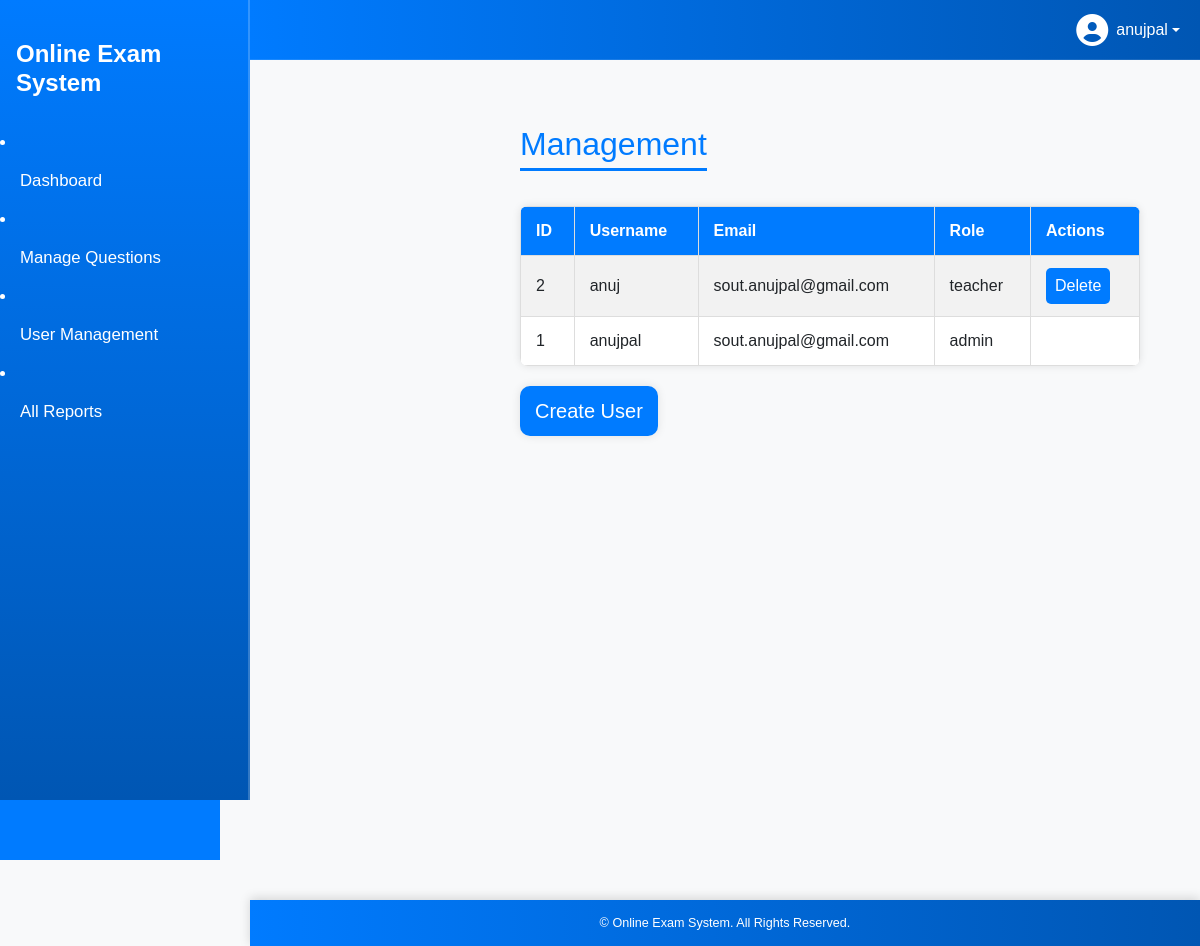
The app's page /auth/admin/users/ (signed in) with its own data.
### authentication/models.py (models this page shows)
class CustomUser(AbstractUser):
    USER_TYPE_CHOICES = (
        (1, 'admin'),
        (2, 'teacher'),
        (3, 'student'),
    )
    user_type = models.PositiveSmallIntegerField(choices=USER_TYPE_CHOICES, default=1)  # default = admin

### authentication/views.py (the view)
# urls.py: path('admin/users/', admin_users, name='admin_users'),
@login_required
def admin_users(request):
    if request.user.user_type != 1:
        return redirect('home')
    users = CustomUser.objects.all().order_by('username')
    return render(request, 'authentication/admin_users.html', { 'users': users })

### templates/authentication/admin_users.html (shortened to what this page needs)
{% extends 'base.html' %}
{% load static %}
{% block content %}
<link rel="stylesheet" type="text/css" href="{% static 'css/dashboard.css' %}">
<div class="dashboard-container">
  <div class="dashboard-sidebar">
    <h2>Management</h2>
    <a href="{% url 'questions_list' %}">Manage Questions</a>
    <a href="{% url 'admin_users' %}">Manage Users</a>
    <a href="{% url 'admin_activity' %}">Reports</a>
  </div>
  <div class="dashboard-main">
        <h2>Management</h2>
    <table>
      <tr>
        <th>ID</th>
        <th>Username</th>
        <th>Email</th>
        <th>Role</th>
        <th>Actions</th>
      </tr>
      {% for u in users %}
      <tr>
        <td>{{ u.id }}</td>
        <td>{{ u.username }}</td>
        <td>{{ u.email }}</td>
        <td>{{ u.get_user_type_display }}</td>
        <td>
          {% if u.id != user.id %}
          <form method="POST" action="{% url 'admin_delete_user' u.id %}" style="display:inline;">
            <button type="submit" onclick="return confirm('Delete user {{ u.username }}?')">Delete</button>
          </form>
          {% endif %}
        </td>
      </tr>
      {% endfor %}
    </table>
    <a href="{% url 'admin_create_user' %}" class="create-user-box">Create User</a>
  </div>
</div>
{% endblock %}

### templates/base.html (shortened to what this page needs)
{% load static %}
<!DOCTYPE html>
<html lang="en">
<head>
    <link href="https://cdn.jsdelivr.net/npm/bootstrap@5.3.3/dist/css/bootstrap.min.css" rel="stylesheet" />
    <link rel="stylesheet" href="https://cdnjs.cloudflare.com/ajax/libs/font-awesome/6.4.0/css/all.min.css" />
</head>
<body>
<div class="sidebar d-flex flex-column pt-4">
    <a class="navbar-brand px-3 mb-4" href="{% url 'dashboard_home' %}">Online Exam System</a>
    {% if user.is_authenticated %}
            {% if user.user_type == 1 %}
                <li class="nav-item"><a class="nav-link" href="{% url 'dashboard_home' %}">Dashboard</a></li>
                <li class="nav-item"><a class="nav-link" href="{% url 'questions_list' %}">Manage Questions</a></li>
                <li class="nav-item"><a class="nav-link" href="{% url 'admin_users' %}">User Management</a></li>
                <li class="nav-item"><a class="nav-link" href="{% url 'admin_activity' %}">All Reports</a></li>
            {% endif %}
        {% else %}
            <li class="nav-item"><a class="nav-link" href="{% url 'login' %}">Login</a></li>
            <li class="nav-item"><a class="nav-link" href="{% url 'register' %}">Register</a></li>
        {% endif %}
</div>
<nav class="top-navbar">
    {% if user.is_authenticated %}
    <ul class="navbar-nav ms-auto mb-0">
      <li class="nav-item dropdown">
        <a class="nav-link dropdown-toggle d-flex align-items-center" href="#" id="profileDropdown" role="button" data-bs-toggle="dropdown" aria-expanded="false">
          <i class="fa-solid fa-user-circle fa-2x me-2"></i>
          {{ user.username }}
        </a>
      </li>
    </ul>
    {% endif %}
</nav>
<div class="main-content">
    <main>
        {% block content %}
        {% endblock %}
    </main>
</div>
<footer>
    <small>&copy; {{ now|date:"Y" }} Online Exam System. All Rights Reserved.</small>
</footer>
</body>
</html>

### static/css/dashboard.css (style rules this page uses)
body { font-family: 'Poppins', sans-serif; background-color: #f8f9fa; min-height: 100vh; margin: 0; padding: 0; box-sizing: border-box; }
h2 { color: #007bff; margin-bottom: 20px; margin-top: 30px; }
.create-user-box { background: #fff; padding: 20px 30px; border-radius: 10px; box-shadow: 0 0 10px rgba(0,0,0,0.1); width: 100%; max-width: 700px; }
.create-user-box { background: #007bff; color: white !important; padding: 10px 15px; border-radius: 10px; display: inline-block; margin-bottom: 20px; text-decoration: none; font-weight: 500; font-size: 20px; transition: background 0.2s, transform 0.2s; margin-top: 20px; width: fit-content; }
.dashboard-main button { background: #007bff; color: white; border: none; padding: 6px 9px; border-radius: 5px; cursor: pointer; transition: background 0.2s; }
.dashboard-container { display: flex; min-height: 100vh; }
.dashboard-sidebar { width: 220px; background: #007bff; color: white; padding: 20px; flex-shrink: 0; height: 100vh; position: fixed; top: 60px; left: 0; overflow-y: auto; }
.dashboard-sidebar h2 { margin-bottom: 1rem; margin-top: 10px; padding-bottom: 8px; border-bottom: 2px solid rgba(255,255,255,0.3); color: white; }
.dashboard-sidebar a { display: block; color: white; padding: 10px 0; text-decoration: none; font-weight: 500; border-radius: 5px; transition: background 0.2s; }
.dashboard-main { margin-left: 220px; flex-grow: 1; padding: 10px; width: calc(100% - 220px); margin-top: 5px; text-align: left; }
.dashboard-main h2 { border-bottom: 3px solid #007bff; padding-bottom: 8px; margin-bottom: 20px; color: #007bff; }
.dashboard-main table { border-collapse: collapse; width: 100%; background: #fff; border-radius: 8px; overflow: hidden; box-shadow: 0 0 8px rgba(0,0,0,0.1); margin-top: 20px; }
.dashboard-main h2 { color: #007bff; margin-bottom: 15px; border-bottom: 3px solid #007bff; display: inline-block; padding-bottom: 5px; }
.dashboard-main th, .dashboard-main td { padding: 12px 15px; text-align: left; border: 1px solid #ddd; }
.dashboard-main th { background-color: #007bff; color: white; }
.dashboard-main tr:nth-child(even) { background-color: #f2f2f2; }
.dashboard-main a { color: #007bff; text-decoration: none; font-weight: 500; }

### templates/base.html (style rules this page uses)
body { font-family: 'Poppins', sans-serif; background-color: #f8f9fa; min-height: 100vh; margin: 0; display: flex; flex-direction: column; }
.sidebar { width: 250px; background: linear-gradient(180deg, #007bff, #0056b3); min-height: 100vh; color: #fff; position: fixed; font-family: 'Poppins', sans-serif; border-right: 2px solid rgba(255, 255, 255, 0.2); z-index: 1001; }
.sidebar .navbar-brand { font-weight: 700; color: #fff !important; font-size: 1.5rem; line-height: 1.2; font-family: 'Poppins', sans-serif; padding: 0.5rem 1rem; margin: 0.5rem 0; text-align: left; width: 100%; white-space: normal; display: block; text-decoration: none; }
.sidebar .nav-link { color: #fff; font-weight: 400; font-size: 1.05rem; padding: 14px 20px; display: flex; align-items: center; transition: all 0.2s ease; }
.top-navbar { height: 60px; background: linear-gradient(90deg, #007bff, #0056b3); position: fixed; top: 0; left: 250px; right: 0; display: flex; align-items: center; justify-content: flex-end; padding: 0 20px; z-index: 1000; border-bottom: 1px solid rgba(255, 255, 255, 0.1); }
.top-navbar .nav-link, .top-navbar .dropdown-toggle { color: #fff; font-weight: 500; }
main { flex-grow: 1; padding: 80px 20px 20px 20px; max-width: 900px; margin-left: 270px; top: 0; }
footer { background: linear-gradient(90deg, #007bff, #0056b3); color: white; text-align: center; padding: 12px 0; font-size: 0.9rem; box-shadow: 0 -2px 10px rgba(0,0,0,0.15); margin-top: auto; width: calc(100% - 250px); margin-left: 250px; }

### records on screen
CustomUser: username "anujpal", id "1", email "sout.anujpal@gmail.com", user_type "admin"
CustomUser: id "2", username "anuj", email "sout.anujpal@gmail.com", user_type "teacher"
